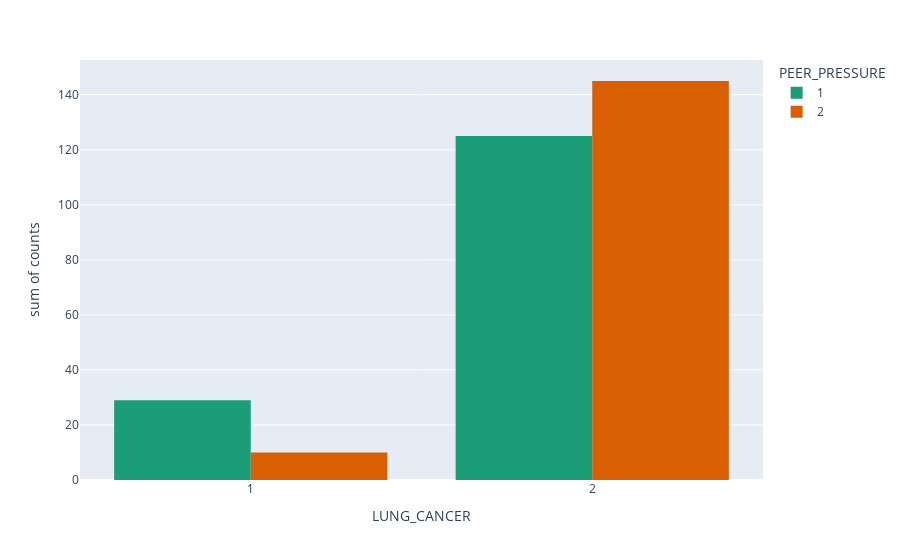

Write notebook code for a chart like this one.
### Code cell
px.histogram(data_frame=dpp, x="LUNG_CANCER", y="counts", color="PEER_PRESSURE", barmode='group',
             color_discrete_sequence=px.colors.qualitative.Dark2)

### Figure 1 — Plotly figure (JSON) as saved in the notebook; plotly's stock layout.template omitted (floating-point values rounded to 4 significant figures)
{"data": [{"alignmentgroup": "True", "bingroup": "x", "histfunc": "sum", "hovertemplate": "PEER_PRESSURE=1<br>LUNG_CANCER=%{x}<br>sum of counts=%{y}<extra></extra>", "legendgroup": "1", "marker": {"color": "rgb(27,158,119)", "pattern": {"shape": ""}}, "name": "1", "offsetgroup": "1", "orientation": "v", "showlegend": true, "type": "histogram", "x": [1, 2], "xaxis": "x", "y": [29, 125], "yaxis": "y"}, {"alignmentgroup": "True", "bingroup": "x", "histfunc": "sum", "hovertemplate": "PEER_PRESSURE=2<br>LUNG_CANCER=%{x}<br>sum of counts=%{y}<extra></extra>", "legendgroup": "2", "marker": {"color": "rgb(217,95,2)", "pattern": {"shape": ""}}, "name": "2", "offsetgroup": "2", "orientation": "v", "showlegend": true, "type": "histogram", "x": [1, 2], "xaxis": "x", "y": [10, 145], "yaxis": "y"}], "layout": {"barmode": "group", "legend": {"title": {"text": "PEER_PRESSURE"}, "tracegroupgap": 0}, "margin": {"t": 60}, "xaxis": {"anchor": "y", "domain": [0, 1], "title": {"text": "LUNG_CANCER"}}, "yaxis": {"anchor": "x", "domain": [0, 1], "title": {"text": "sum of counts"}}}}
